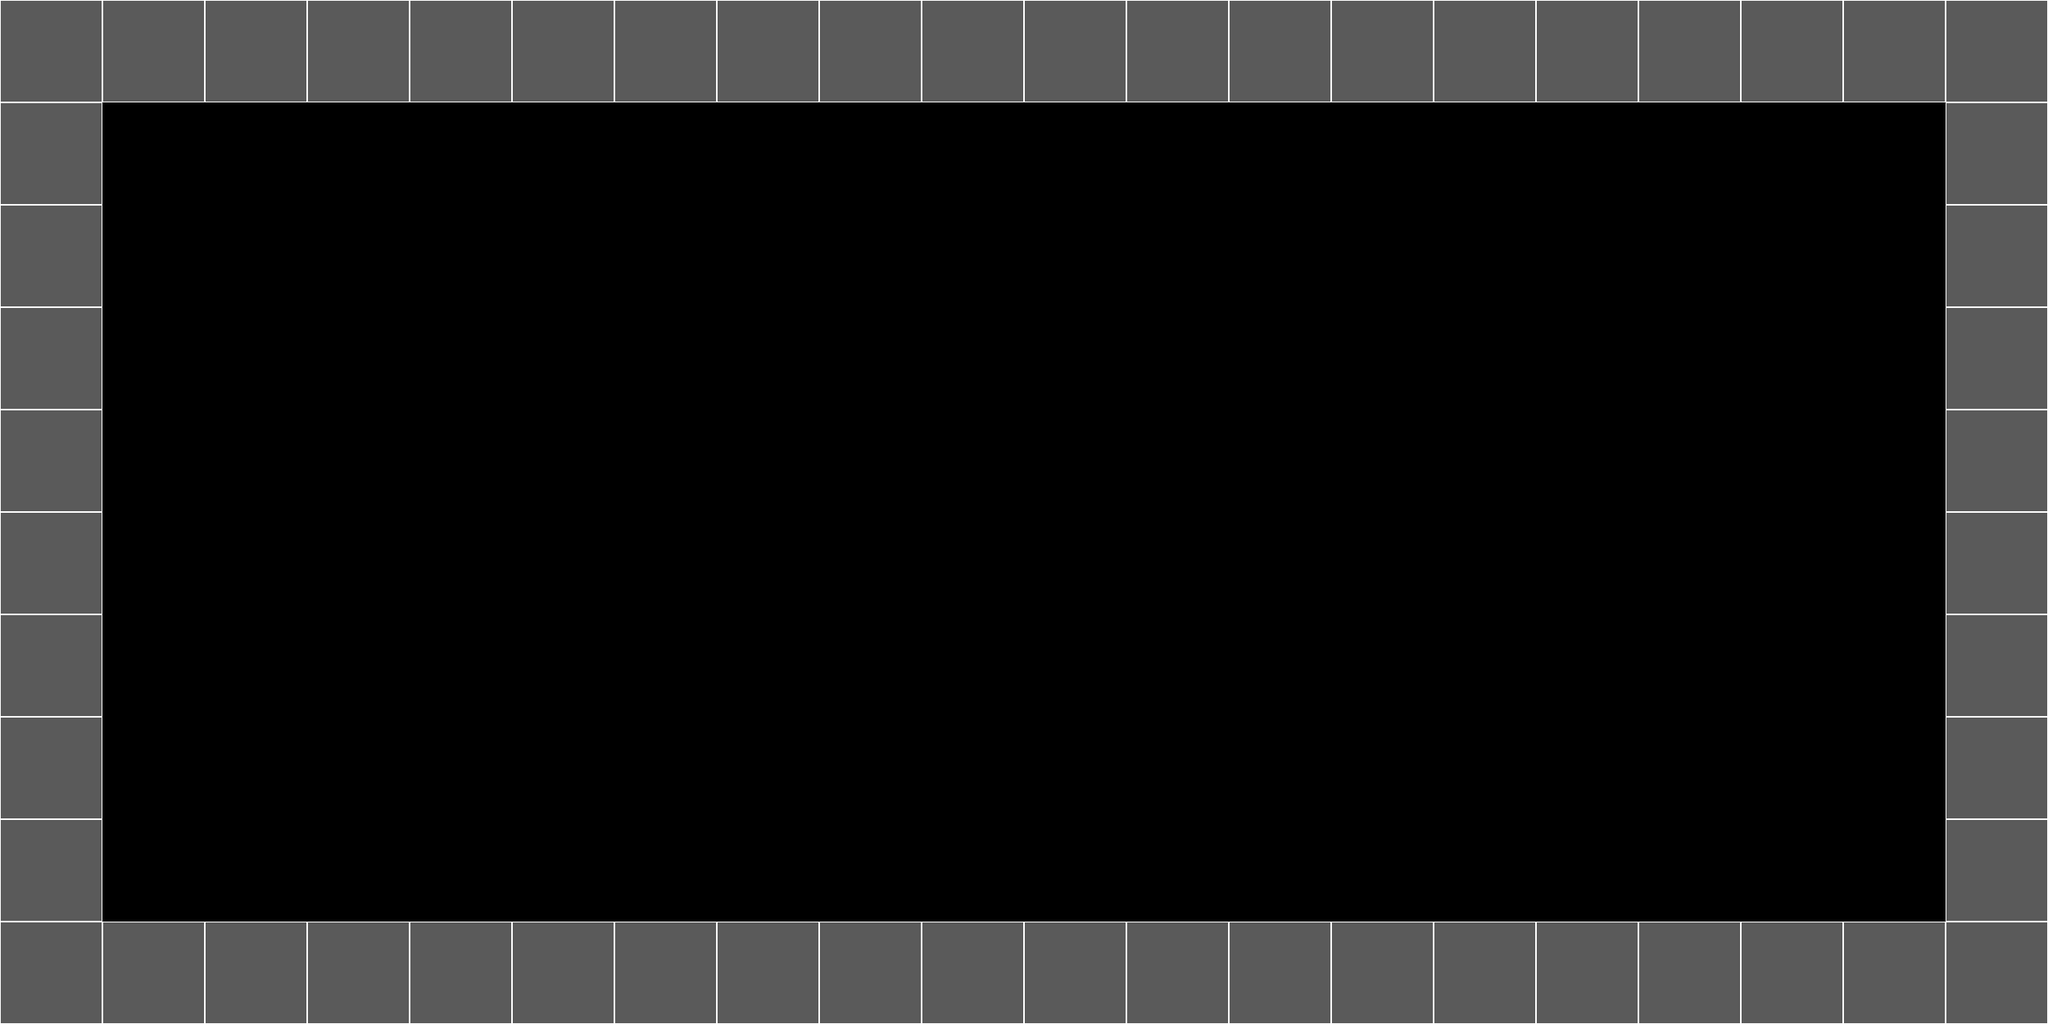

The image is a tile-based game level rendered from a .tmx file. Its description and source (layers, tilesets, objects; grid data summarised) follow:
An orthogonal 20x10 tile map with 128x128 px tiles, 1 tile layer (Camada de Tiles 1).

<map version="1.0" orientation="orthogonal" renderorder="right-down" width="20" height="10" tilewidth="128" tileheight="128">
 <tileset firstgid="1" name="DarkGrey_Box128x128" tilewidth="128" tileheight="128">
  <image source="../Assets/2D Dev Sprites/DarkGrey/DarkGrey_Box128x128.png" width="128" height="128" />
 </tileset>
 <layer name="Camada de Tiles 1" width="20" height="10">
  <data>[200 cells, 56 non-empty, 1 distinct tile ids]</data>
 </layer>
</map>
